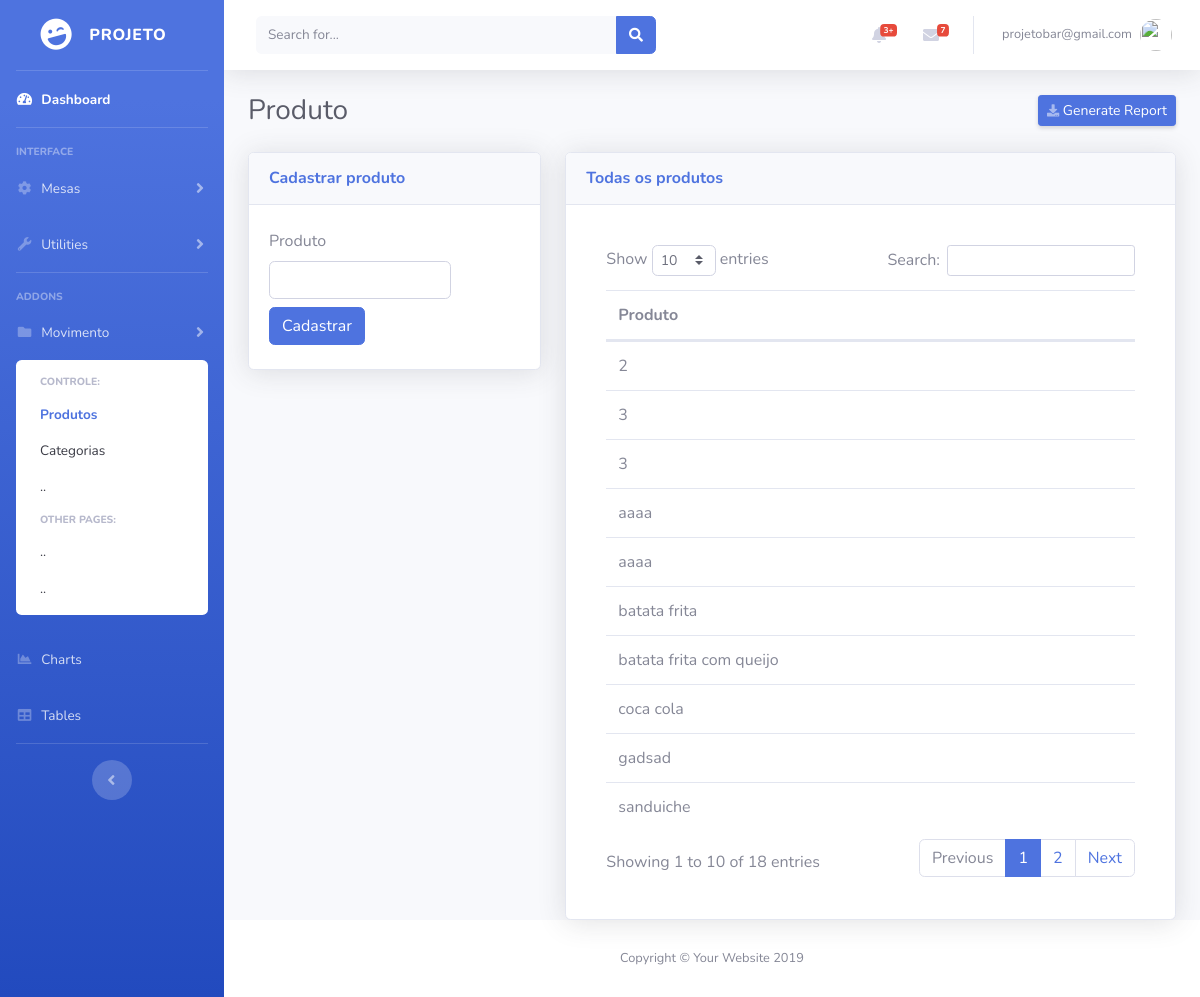
The page /views/produtos/Cadastrar.php (signed in) on the database as committed earlier.
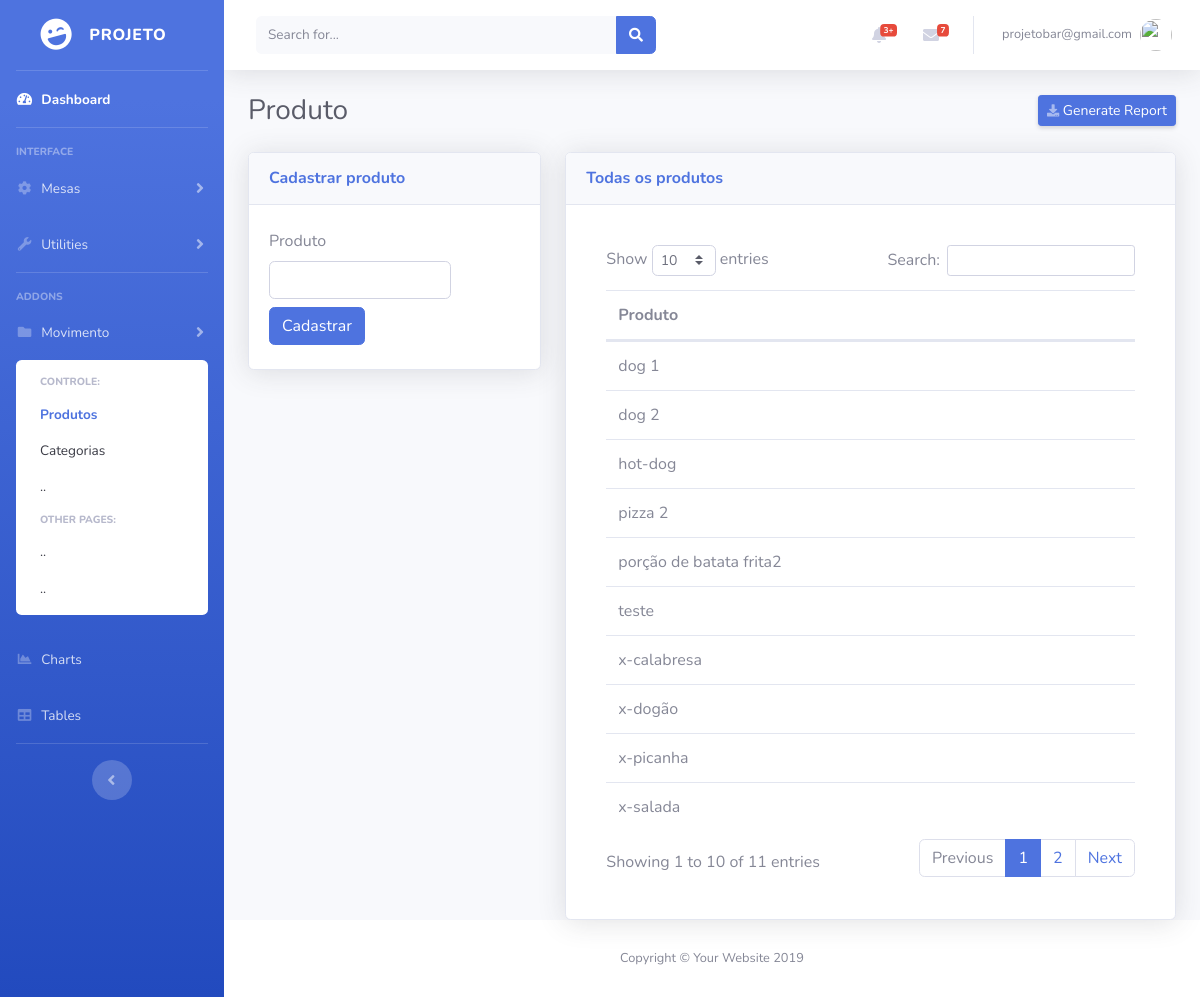
The same page on the database as committed later.
### tables this page shows
CREATE TABLE IF NOT EXISTS `produtos` (
  `id` int(11) NOT NULL AUTO_INCREMENT,
  `produto` varchar(200) NOT NULL,
  `usuario` int(11) NOT NULL,
  `cadastro` datetime NOT NULL,
  `modificado` datetime NOT NULL,
  PRIMARY KEY (`id`)
);

### config.php (called while the page is built, shortened)
<?php
$app_name= 'PROJETO';
$app_token= 'appbar1';

### controllers/sidebar/ControllerSidebarToggle.php (called while the page is built)
<?php
$sqlCosultaToggle="SELECT * FROM sidebar WHERE id_usuario = '".$_SESSION['id'.$app_token]."' LIMIT 1";
$resultCosultaToggle=mysqli_query($conecta,$sqlCosultaToggle);
$CosultaToggle=mysqli_fetch_assoc($resultCosultaToggle);

### views/produtos/templates/FormularioExibir.php (the view, shortened to what this page needs)
<div class="card shadow mb-12">
  <div class="card-header py-3">
    <h6 class="m-0 font-weight-bold text-primary">Todas os produtos</h6>
  </div>
  <div class="card-body">
    <?php
    $sql="SELECT * FROM produtos ORDER BY id";
    if ($result=mysqli_query($conecta,$sql))
    {
      ?>
      <div class="card-body">
        <div class="table-responsive">
          <table class="table cell-border table-hover" id="dataTable" width="100%" cellspacing="0">
            <thead>
              <tr>
                <th colspan="2">Produto</th>
              </tr>
            </thead>
            <tfoot>
              <tbody>
                <?php
                while ($row=mysqli_fetch_assoc($result))
                {
                 ?>
                 <tr>
                  <td>
                    <?php echo $row['produto'];?>
                  </td>
                  <td align="right">
                    </td>
                  </tr>
                  <?php
                }
                ?>
              </tbody>
            </table>
          </div>
        </div>
        <?php
      }
      ?>
    </div>
  </div>

### inc/header.php (shortened to what this page needs)
<!DOCTYPE html>
<html lang="en">
<head>
  <link href="<?php echo BASEURL; ?>vendor/fontawesome-free/css/all.min.css" rel="stylesheet" type="text/css">
  <link href="<?php echo BASEURL; ?>css/sb-admin-2.min.css" rel="stylesheet">
</head>
  <?php include_once($ControllerSidebarToggle); ?>

### views/produtos/Cadastrar.php (shortened to what this page needs)
<?php
$app_item="controle";
$app_page_name="produto";
include ('../../config.php');
include('../../inc/header.php');
?>
<link href="<?php echo BASEURL;?>vendor/datatables/dataTables.bootstrap4.min.css" rel="stylesheet">
<body id="page-top">
  <div id="wrapper">
    <?php include('../../inc/sidebar.php'); ?>
    <div id="content-wrapper" class="d-flex flex-column">
      <div id="content">
       <?php include('../../inc/topbar.php'); ?>
       <div class="container-fluid">
        <div class="d-sm-flex align-items-center justify-content-between mb-4">
          <h1 class="h3 mb-0 text-gray-800"><?php echo ucfirst($app_page_name); ?></h1>
          <a href="#" class="d-none d-sm-inline-block btn btn-sm btn-primary shadow-sm"><i class="fas fa-download fa-sm text-white-50"></i> Generate Report</a>
        </div>
        <div class="row">
         <div class="col-xl-4 col-lg-5">
          <?php include ('templates/FormularioCadastrar.php'); ?>
        </div>
        <div class="col-xl-8 col-lg-7">
          <div id="contentExibirProdutos">
            <?php include ('templates/FormularioExibir.php'); ?>
          </div>
        </div>
      </div>
    </div>
  </div>
  <?php include('../../inc/footer.php'); ?>

### inc/sidebar.php (shortened to what this page needs)
  <ul class="navbar-nav bg-gradient-primary sidebar sidebar-dark accordion  <?php echo $CosultaToggle['status']; ?>" id="accordionSidebar">
    <a class="sidebar-brand d-flex align-items-center justify-content-center" href="<?php echo BASEURL.'index.php'; ?>">
      <div class="sidebar-brand-icon rotate-n-15">
        <i class="fas fa-laugh-wink"></i>
      </div>
      <div class="sidebar-brand-text mx-3"><?php echo $app_name; ?></div>
    </a>
    <hr class="sidebar-divider my-0">
    <li class="nav-item active">
      <a class="nav-link" href="<?php echo BASEURL.'index.php'; ?>">
        <i class="fas fa-fw fa-tachometer-alt"></i>
        <span>Dashboard</span></a>
      </li>
      <hr class="sidebar-divider">
      <div class="sidebar-heading">
        Interface
      </div>
      <li class="nav-item <?php  if( $app_item == 'mesa' ) { echo "active"; } else { echo""; } ?>">
        <a class="nav-link collapsed" href="#" data-toggle="collapse" data-target="#collapseTwo" aria-expanded="true" aria-controls="collapseTwo">
          <i class="fas fa-fw fa-cog"></i>
          <span>Mesas</span>
        </a>
    </li>
    <li class="nav-item">
      <a class="nav-link collapsed" href="#" data-toggle="collapse" data-target="#collapseUtilities" aria-expanded="true" aria-controls="collapseUtilities">
        <i class="fas fa-fw fa-wrench"></i>
        <span>Utilities</span>
      </a>
    </li>
    <hr class="sidebar-divider">
    <div class="sidebar-heading">
      Addons
    </div>
    <li class="nav-item">
      <a class="nav-link collapsed" href="#" data-toggle="collapse" data-target="#collapsePages" aria-expanded="true" aria-controls="collapsePages">
        <i class="fas fa-fw fa-folder"></i>
        <span>Movimento</span>
      </a>
      <div id="collapsePages" class="collapse
      <?php
      if( $app_item == 'controle' ) {
        if($CosultaToggle['status'] == 'toggled'){
          echo "";
        }else{
         echo "show";
       }
     } else {
      echo"";
    }
    ?>
    " aria-labelledby="headingPages" data-parent="#accordionSidebar">
    <div class="bg-white py-2 collapse-inner rounded">
      <h6 class="collapse-header">Controle:</h6>
      <a class="collapse-item
      <?php  if( $app_page_name == 'produto' ) { echo "active"; } else { echo""; } ?>
      " href="<?php echo BASEURL . "views/produtos/Cadastrar.php";?>">Produtos</a>
      <a class="collapse-item" href="#">Categorias</a>
      <a class="collapse-item" href="#">..</a>
      <h6 class="collapse-header">Other Pages:</h6>
      <a class="collapse-item" href="#">..</a>
      <a class="collapse-item" href="#">..</a>
    </div>
  </div>
</li>
<li class="nav-item">
  <a class="nav-link" href="charts.html">
    <i class="fas fa-fw fa-chart-area"></i>
    <span>Charts</span></a>
  </li>
  <li class="nav-item">
    <a class="nav-link" href="tables.html">
      <i class="fas fa-fw fa-table"></i>
      <span>Tables</span></a>
    </li>
    <hr class="sidebar-divider d-none d-md-block">
    <div class="text-center d-none d-md-inline">
      <button class="rounded-circle border-0" id="sidebarToggle" name="sidebarToggle"></button>
    </div>
  </ul>

### inc/topbar.php (shortened to what this page needs)
<nav class="navbar navbar-expand navbar-light bg-white topbar mb-4 static-top shadow">
  <form class="d-none d-sm-inline-block form-inline mr-auto ml-md-3 my-2 my-md-0 mw-100 navbar-search">
    <div class="input-group">
      <input type="text" class="form-control bg-light border-0 small" placeholder="Search for..." aria-label="Search" aria-describedby="basic-addon2">
      <div class="input-group-append">
        <button class="btn btn-primary" type="button">
          <i class="fas fa-search fa-sm"></i>
        </button>
      </div>
    </div>
  </form>
  <ul class="navbar-nav ml-auto">
    <li class="nav-item dropdown no-arrow mx-1">
      <a class="nav-link dropdown-toggle" href="#" id="alertsDropdown" role="button" data-toggle="dropdown" aria-haspopup="true" aria-expanded="false">
        <i class="fas fa-bell fa-fw"></i>
        <span class="badge badge-danger badge-counter">3+</span>
      </a>
    </li>
    <li class="nav-item dropdown no-arrow mx-1">
      <a class="nav-link dropdown-toggle" href="#" id="messagesDropdown" role="button" data-toggle="dropdown" aria-haspopup="true" aria-expanded="false">
        <i class="fas fa-envelope fa-fw"></i>
        <span class="badge badge-danger badge-counter">7</span>
      </a>
    </li>
    <li class="nav-item dropdown no-arrow">
      <a class="nav-link dropdown-toggle" href="#" id="userDropdown" role="button" data-toggle="dropdown" aria-haspopup="true" aria-expanded="false">
        <span class="mr-2 d-none d-lg-inline text-gray-600 small"><?php echo $_SESSION['login'.$app_token]; ?></span>
        <img class="img-profile rounded-circle" src="https://source.unsplash.com/QAB-WJcbgJk/60x60">
      </a>
    </li>
  </ul>
</nav>

### views/produtos/templates/FormularioCadastrar.php
<div class="card shadow mb-4 FormularioCadastrarProduto">
  <div class="card-header py-3">
    <h6 class="m-0 font-weight-bold text-primary">Cadastrar produto</h6>
  </div>
  <div class="card-body">
    <div class="row">
      <div class="col-8 col-md-10 col-xl-9 col-lg-9 py-1">
        <label>Produto</label>
        <input type="text" id="produto" class="form-control"  required />
      </div>
    </div>
      <div class="row">
      <div class="col-2 col-md-2 col-xl-1 col-lg-1 py-1">
      <button class="btn btn-primary" id="botaoCadastrarProduto">Cadastrar</button>
      </div>
    </div>
  </div>
</div>

### inc/footer.php (shortened to what this page needs)
      <footer class="sticky-footer bg-white">
        <div class="container my-auto">
          <div class="copyright text-center my-auto">
            <span>Copyright &copy; Your Website 2019</span>
          </div>
        </div>
      </footer>
    </div>
  </div>
</body>
</html>

Rows that differ between the two databases and show on the page:
removed produtos: produto "sanduiche"
removed produtos: produto "coca cola"
removed produtos: produto "batata frita"
removed produtos: produto "batata frita com queijo"
removed produtos: produto "3"
removed produtos: produto "2"
removed produtos: produto "3"
removed produtos: produto "aaaa"
removed produtos: produto "aaaa"
removed produtos: produto "gadsad"
added produtos: produto "dog 1"
added produtos: produto "x-salada"
added produtos: produto "x-picanha"
added produtos: produto "porção de batata frita2"
added produtos: produto "x-dogão"
added produtos: produto "pizza 2"
added produtos: produto "dog 2"
added produtos: produto "x-calabresa"
added produtos: produto "teste"
added produtos: produto "hot-dog"
Other text that changed with them:
text written by a page script: "Show entries Search: Showing 1 to 10 of 18 entries Previous 1 2 Next" → "Show entries Search: Showing 1 to 10 of 11 entries Previous 1 2 Next"
